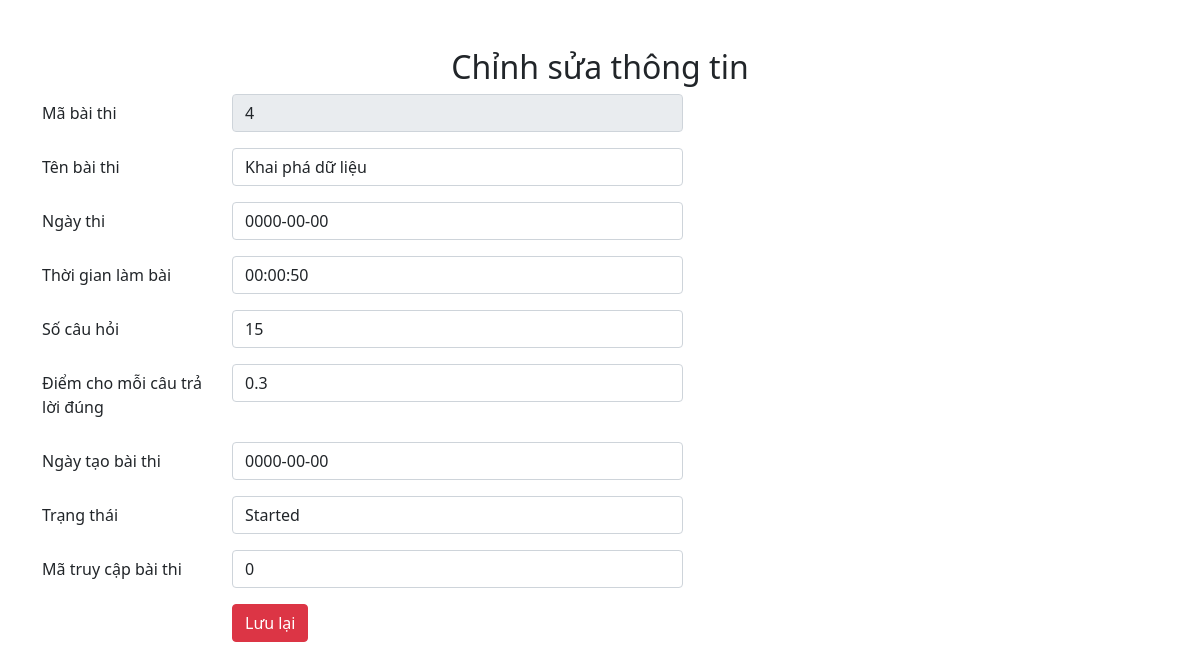
The app's page /sua.php?id=4 with its own data.
### tables this page shows
CREATE TABLE `exams` (
  `id` int(11) NOT NULL,
  `exam_title` varchar(255) NOT NULL,
  `exam_datetime` date NOT NULL,
  `duration` time NOT NULL,
  `total_question` int(10) NOT NULL,
  `marks_per_right_answer` float NOT NULL,
  `created_on` date NOT NULL,
  `status` enum('Pending','Created','Started','Completed') NOT NULL,
  `exam_code` int(10) NOT NULL
);

### src/sua.php (the view)
<?php
    include 'same/header.php';
    include 'config.php';
    $ID = $_GET['id'];
    $sql = "SELECT * from  exams where id = '$ID'";
    $result_current = mysqli_query($conn, $sql);
    $row_current = mysqli_fetch_assoc($result_current);
?>
<main class= "container mt-5 ">
    <h2 class="mb-2 text-center">Chỉnh sửa thông tin</h2>
    <form action="ttsua.php?id=<?php echo $_GET['id']?>" method="post">
        <div class="mb-3 form-group row">
            <label for="id" class="col-sm-2 col-form-label">Mã bài thi </label>
            <div class="col-sm-5">
                <input type="text" disabled value="<?php echo $row_current['id'] ?>" class="form-control"  name="id">
            </div>
        </div>
        <div class="mb-3 row">
            <label for="exam_title" class="col-sm-2 col-form-label">Tên bài thi </label>
            <div class="col-sm-5">
                <input type="text" value="<?php echo $row_current['exam_title'] ?>" class="form-control"  name="exam_title">
            </div>
        </div>
        <div class="mb-3 row">
            <label for="exam_datetime" class="col-sm-2 col-form-label">Ngày thi</label>
            <div class="col-sm-5">
                <input type="text" value="<?php echo $row_current['exam_datetime'] ?>" class="form-control"  name="exam_datetime">
            </div>
        </div>
        <div class="mb-3 row">
            <label for="duration" class="col-sm-2 col-form-label">Thời gian làm bài</label>
            <div class="col-sm-5">
                <input type="text" value="<?php echo $row_current['duration'] ?>" class="form-control" name="duration">
            </div>
        </div>
        <div class="mb-3 row">
            <label for="total_question" class="col-sm-2 col-form-label">Số câu hỏi </label>
            <div class="col-sm-5">
                <input type="text" value="<?php echo $row_current['total_question'] ?>" class="form-control"  name="total_question">
            </div>
        </div>
        <div class="mb-3 row">
            <label for="marks_per_right_answer" class="col-sm-2 col-form-label">Điểm cho mỗi câu trả lời đúng </label>
            <div class="col-sm-5">
                <input type="text" value="<?php echo $row_current['marks_per_right_answer'] ?>" class="form-control"  name="marks_per_right_answer">
            </div>
        </div>
        <div class="mb-3 row">
            <label for="created_on" class="col-sm-2 col-form-label">Ngày tạo bài thi </label>
            <div class="col-sm-5">
                <input type="text" value="<?php echo $row_current['created_on'] ?>" class="form-control"  name="created_on">
            </div>
        </div>
        <div class="mb-3 row">
            <label for="status" class="col-sm-2 col-form-label">Trạng thái </label>
            <div class="col-sm-5">
                <input type="text" value="<?php echo $row_current['status'] ?>" class="form-control" name="status">
            </div>
        </div>
        <div class="mb-3 row">
            <label for="exam_code" class="col-sm-2 col-form-label">Mã truy cập bài thi </label>
            <div class="col-sm-5">
                <input type="exam_code" value="<?php echo $row_current['exam_code'] ?>" class="form-control" name="exam_code">
            </div>
        </div>
        <div class="form-group row">
            <label for="btn" class="col-sm-2 col-form-label"></label>
            <div class="col-sm-10">
                <button type="submit" class="btn btn-danger">Lưu lại</button>
            </div>
        </div>
    </form>
</main>
<?php
include 'same/footer.php';
?>

### records on screen
exams: id "4", exam_title "Khai phá dữ liệu", exam_datetime "0000-00-00", duration "00:00:50", total_question "15", marks_per_right_answer "0.3", created_on "0000-00-00", status "Started", exam_code "0"
